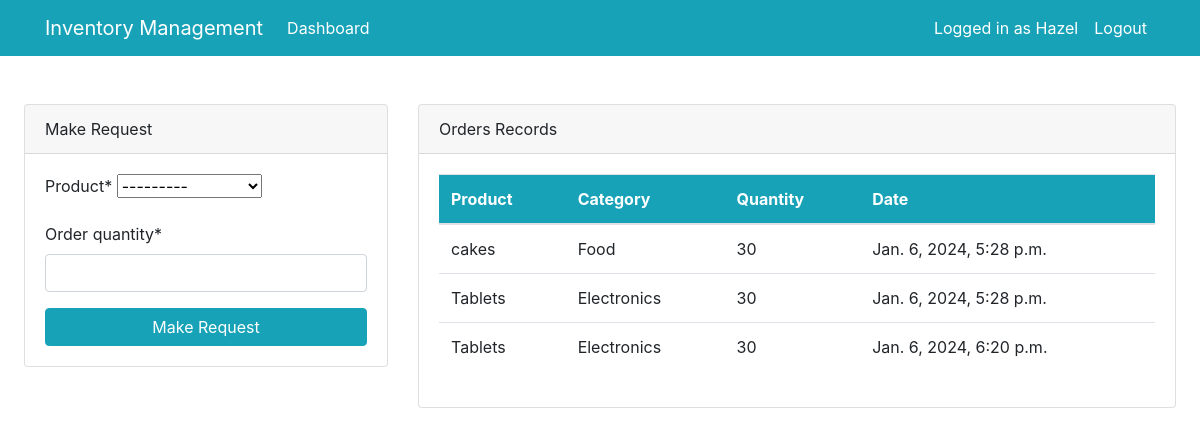
/dashboard/ (signed in), run on the app's committed database.
### dashboard/models.py (models this page shows, shortened)
class Order(models.Model):
    product = models.ForeignKey(Product, on_delete=models.CASCADE, null=True)
    staff = models.ForeignKey(User, models.CASCADE, null=True)
    order_quantity = models.PositiveIntegerField(null=True)
    date = models.DateTimeField(auto_now_add=True)
    class Meta:
        verbose_name_plural = 'Order'

class Product(models.Model):
    name = models.CharField(max_length=100, null=True)
    category = models.CharField(max_length=20, choices=CATEGORY, null=True)
    quantity = models.PositiveIntegerField(null=True)
    class Meta:
        verbose_name_plural = 'Product'
    def __str__(self):
        return f'{self.name}-{self.quantity}'

### dashboard/views.py (the view)
# urls.py: path('dashboard/', views.index, name = 'dashboard_index'),
@login_required(login_url='user-login')
def index(request):
    orders = Order.objects.all()
    products = Product.objects.all()
    items_count = Product.objects.all().count()
    orders_count = Order.objects.all().count()
    employees_count = User.objects.all().count()
    if request.method == "POST":
         form = OrderForm(request.POST)
         if form.is_valid():
              instance = form.save(commit=False)
              instance.staff = request.user                   #assigns the staff to the order being made
              instance.save()
              return redirect('dashboard_index')
    else:
         form = OrderForm()
    context={
         'orders':orders,
         'form':form,
         'products':products,
         'items_count':items_count,
         'orders_count':orders_count,
         'employees_count':employees_count
    }
    return render(request, 'dashboard/index.html', context)

### dashboard/forms.py
class OrderForm(forms.ModelForm):
    class Meta:
        model = Order
        fields = ['product','order_quantity']

### templates/dashboard/index.html (shortened to what this page needs)
{% extends 'partials/base.html' %}
{% block content %}
{% if user.is_authenticated and user.is_staff and user.is_superuser%}
{% include 'partials/topnav.html' %}
<div class="row p-3">
    <div class="col-md-6 my-4">
        <div class="bg-white">
            <div class="card-body">
                <canvas id="myChart1" width="400" height="300"></canvas>
                <script>
                    var ctx1 = document.getElementById('myChart1').getContext('2d');
                    var myChart1 = new Chart(ctx1, {
                        type: 'pie',
                        data: {
                            labels: [{% for order in orders%}'{{ order.product.name }}', {% endfor %}],
                            datasets: [{
                                label: 'Orders',
                                data: [{% for order in orders%}'{{order.order_quantity}}', {% endfor %}],
                                backgroundColor: [
                                    'rgba(255, 99, 132, 1)',
                                    'rgba(54, 162, 235, 1)',
                                    'rgba(255, 206, 86, 1)',
                                    'rgba(75, 192, 192, 1)',
                                    'rgba(153, 102, 255, 1)',
                                    'rgba(255, 159, 64, 1)',
                                    'rgba(151, 101, 245, 1)',
                                    'rgba(53, 110, 155, 1)',
                                ],
                                borderColor: [
                                    'rgba(255, 99, 132, 1)',
                                    'rgba(54, 162, 235, 1)',
                                    'rgba(255, 206, 86, 1)',
                                    'rgba(75, 192, 192, 1)',
                                    'rgba(153, 102, 255, 1)',
                                    'rgba(255, 159, 64, 1)'
                                ],
                                borderWidth: 1
                            }]
                        },
                        options: {
                            scales: {
                                yAxes: [{
                                    ticks: {
                                        beginAtZero: true
                                    }
                                }]
                            }
                        }
                    });
                </script>
            </div>
        </div>
    </div>
    <div class="col-md-6 my-4">
        <div class="bg-white">
            <div class="card-body">
                <canvas id="myChart" width="400" height="300"></canvas>
                <script>
                    var ctx2 = document.getElementById('myChart').getContext('2d');
                    var myChart2 = new Chart(ctx2, {
                        type: 'bar',
                        data: {
                            labels: [{% for product in products%} '{{product.name}}',{% endfor %}],
                            datasets: [{
                                label: 'Products',
                                data: [{% for product in products%} '{{product.quantity}}',{% endfor %}],
                                backgroundColor: [
                                    'rgba(255, 99, 132, 1)',
                                    'rgba(54, 162, 235, 1)',
                                    'rgba(255, 206, 86, 1)',
                                    'rgba(75, 192, 192, 1)',
                                    'rgba(153, 102, 255, 1)',
                                    'rgba(255, 159, 64, 1)'
                                ],
                                borderColor: [
                                    'rgba(255, 99, 132, 1)',
                                    'rgba(54, 162, 235, 1)',
                                    'rgba(255, 206, 86, 1)',
                                    'rgba(75, 192, 192, 1)',
                                    'rgba(153, 102, 255, 1)',
                                    'rgba(255, 159, 64, 1)'
                                ],
                                borderWidth: 1
                            }]
                        },
                        options: {
                            scales: {
                                yAxes: [{
                                    ticks: {
                                        beginAtZero: true
                                    }
                                }]
                            }
                        }
                    });
                </script>
            </div>
        </div>
    </div>
</div>
{% else %}
{% include 'dashboard/staff_index.html' %}
{% endif %}
{% endblock %}

### templates/partials/nav.html (shortened to what this page needs)
<nav class="navbar navbar-expand-lg navbar-info bg-info">
    {% if user.is_authenticated %}
      <div class="container">
        <a class="navbar-brand text-white" href="{% url 'dashboard_index' %}"> Inventory Management</a>
        <div class="collapse navbar-collapse" id="navbarSupportedContent">
          <ul class="navbar-nav me-auto mb-2 mb-lg-0">
            <li class="nav-item">
              <a class="nav-link text-white" aria-current="page" href="{% url 'dashboard_index' %}">Dashboard</a>
            </li>
            </ul>
            <ul class="navbar-nav ml-auto">
              <li class="nav-item active">
                <a class="nav-link text-white" href="{% url 'user-profile'%}"> Logged in as {{user.username}} </a>
              </li>
              <li class="nav-item ">
                  <a class="nav-link text-white" href="{% url 'user-logout' %}"> Logout</a>
                </li>
              </ul>
                {%endif%}
        </div>
      </div>
    </nav>

### templates/dashboard/staff_index.html (shortened to what this page needs)
{% load crispy_forms_tags %}
<div>
    <div class="row mt-4 p-4">
        <div class="col-md-4">
            <div class="card">
                <div class="card-header">
                    Make Request
                </div>
                <div class="card-body">
                    <form method="POST">
                        {{ form|crispy }}
                        <input class="btn btn-info btn-block" type="submit" value="Make Request">
                    </form>
                </div>
            </div>
        </div>
        <div class="col-md-8">
            <div class="card">
                <div class="card-header">
                    Orders Records
                </div>
                <div class="card-body">
                    <table class="table bg-white">
                        <thead class="bg-info text-white">
                            <tr>
                                <th scope="col">Product</th>
                                <th scope="col">Category</th>
                                <th scope="col">Quantity</th>
                                <th scope="col">Date</th>
                            </tr>
                        </thead>
                        <tbody>
                            {% for order in orders %}
                            {% if order.staff == user %}
                            <tr>
                                <td>{{order.product.name}}</td>
                                <td>{{order.product.category}}</td>
                                <td>{{order.product.quantity}}</td>
                                <td>{{order.date}}</td>
                            </tr>
                            {% endif %}
                            {% endfor %}
                        </tbody>
                    </table>
                </div>
            </div>
        </div>
    </div>
</div>

### static/style.css (style rules this page uses)
body { background: rgb (230, 227, 227); }

### data on the page
Order: product.name "cakes", product.category "Food", product.quantity "30", date "Jan. 6, 2024, 5:28 p.m."
Order: product.name "Tablets", product.category "Electronics", product.quantity "30", date "Jan. 6, 2024, 5:28 p.m."
Order: product.name "Tablets", product.category "Electronics", product.quantity "30", date "Jan. 6, 2024, 6:20 p.m."

### other printed values
{{ user.username }} "Hazel"
